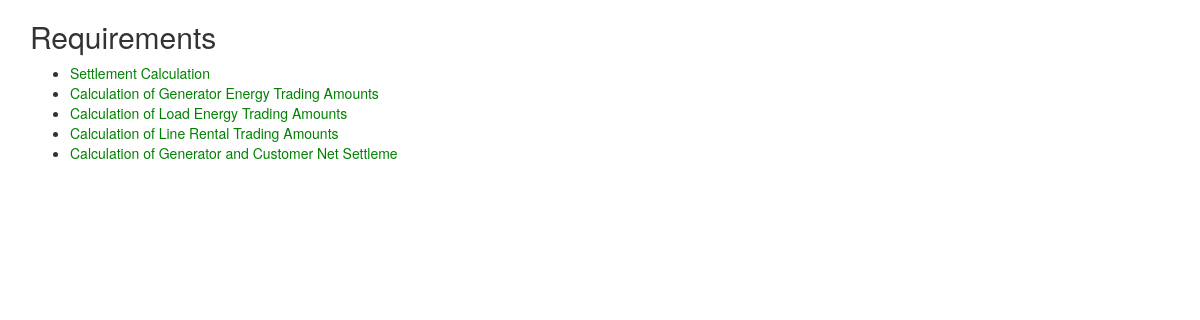
The app's page /joan/ with its own data.
### joan/models.py (models this page shows, shortened)
class Requirement(models.Model):
    project = models.ForeignKey(Project, on_delete=models.CASCADE, default=DEFAULT_PROJECT)
    reqd_id = models.CharField(max_length=10,blank=True)
    requirement_heading = models.CharField(max_length=70,blank=True)
    requirement_text = models.TextField()
    created_at = models.DateTimeField(auto_now_add=True,null=True)
    updated_at = models.DateTimeField(auto_now=True,null=True)
    class Meta:
        ordering = ['reqd_id', 'id']

### joan/views.py (the view)
class IndexView(generic.ListView):
    template_name = 'joan/index.html'
    context_object_name = 'latest_requirement_list'
    def get_queryset(self):
        return Requirement.objects.order_by('id')[:5]

### joan/templates/joan/index.html (shortened to what this page needs)
{% load static %}
{% load bootstrap3 %}
{% bootstrap_css %}
<link rel="stylesheet" type="text/css" href="{% static 'joan/style.css' %}" />
<div class="container">
<h2>Requirements</h2>
{% if latest_requirement_list %}
    <ul>
    {% for requirement in latest_requirement_list %}
        <li><a href="{% url 'joan:detail' requirement.id %}">{{ requirement.requirement_heading }}</a></li>
    {% endfor %}
    </ul>
{% else %}
    <p>No polls are available.</p>
{% endif %}
</div>

### joan/static/joan/style.css (style rules this page uses)
li a { color: green; }

### records on screen
Requirement: requirement_heading "Settlement Calculation"
Requirement: requirement_heading "Calculation of Generator Energy Trading Amounts"
Requirement: requirement_heading "Calculation of Load Energy Trading Amounts"
Requirement: requirement_heading "Calculation of Line Rental Trading Amounts"
Requirement: requirement_heading "Calculation of Generator and Customer Net Settleme"
